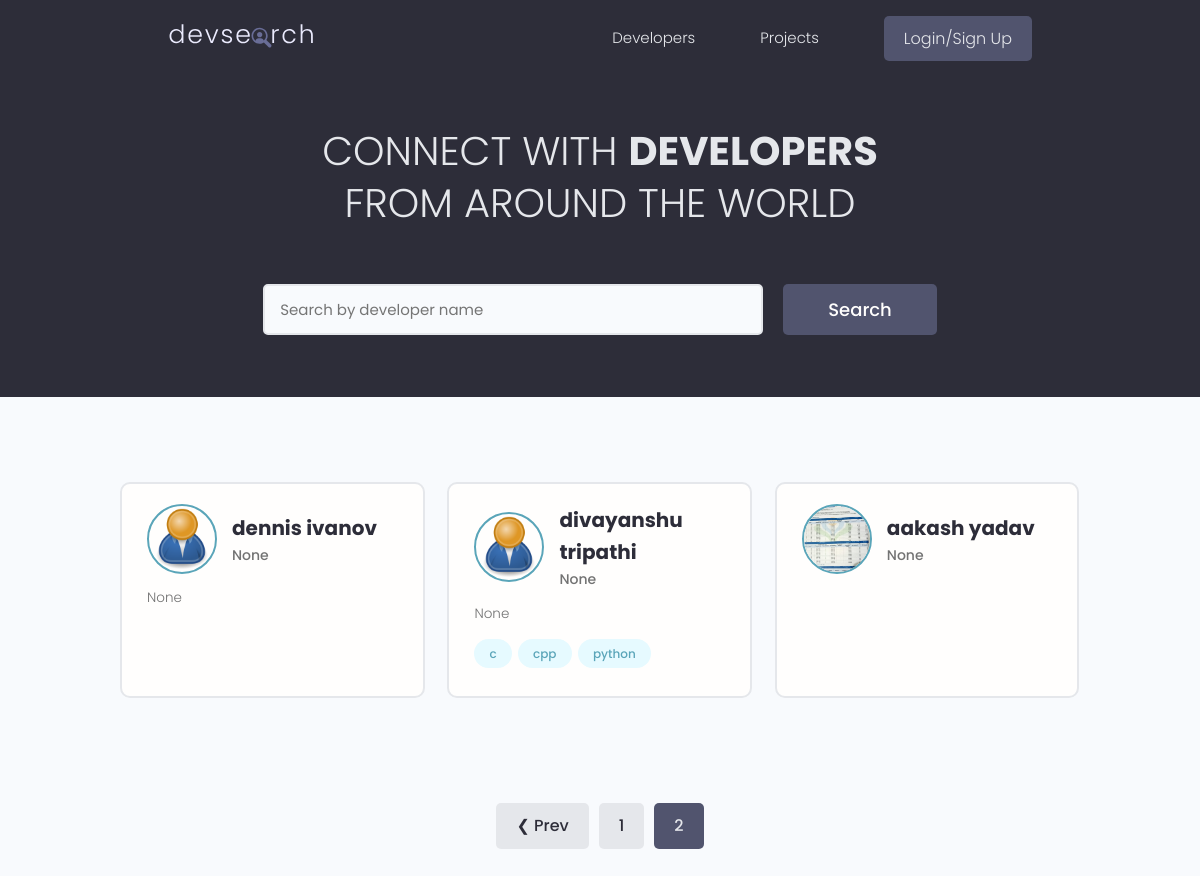
Screenshot of /?page=2 with the database file from the repository.
### users/models.py (models this page shows, shortened)
class Profile(models.Model):
    user = models.OneToOneField(User, on_delete=models.CASCADE,null=True, blank=True)
    name = models.CharField(max_length=200, blank=True, null=True)
    email = models.EmailField(max_length=500, blank=True, null=True)
    username = models.CharField(max_length=200, blank=True, null=True)
    location = models.CharField(max_length=200, blank=True, null=True)
    short_intro = models.CharField(max_length=200, blank=True, null=True)
    bio = models.TextField(blank=True, null=True)
    profile_image = models.ImageField(null=True, blank=True, upload_to='profiles/', default="profiles/user-default.png")
    social_github = models.CharField(max_length=200, blank=True, null=True)
    social_twitter = models.CharField(max_length=200, blank=True, null=True)
    social_linkedin = models.CharField(max_length=200, blank=True, null=True)
    social_youtube = models.CharField(max_length=200, blank=True, null=True)
    social_website = models.CharField(max_length=200, blank=True, null=True)
    created = models.DateTimeField(auto_now_add=True)
    id = models.UUIDField(default=uuid.uuid4, unique=True, primary_key=True, editable=False)

class Skill(models.Model):
    owner = models.ForeignKey(Profile, on_delete=models.CASCADE, null=True, blank=True)
    name = models.CharField(max_length=200, blank=True, null=True)
    description = models.TextField(null=True, blank=True)
    created = models.DateTimeField(auto_now_add=True)
    id = models.UUIDField(default=uuid.uuid4, unique=True, primary_key=True, editable=False)
    def __str__(self) -> str:
        return str(self.name)

### users/views.py (the view)
# urls.py: path('', views.profiles, name="profiles"),
def profiles(request):
    profiles, search_query = searchProfiles(request)
    custom_range, profiles = paginateProfiles(request, profiles, 4)
    context = {'profiles':profiles, 'search_query':search_query, 'custom_range':custom_range}
    return render(request, 'users/profiles.html', context)

### users/utils.py (called while the page is built)
def paginateProfiles(request, profiles, results):
    page = request.GET.get('page')
    results = results #results per page
    paginator = Paginator(profiles, results)
    try:
        profiles = paginator.page(page)
    except PageNotAnInteger:
        page = 1
        profiles = paginator.page(page)
    except EmptyPage:
        page = paginator.num_pages
        profiles = paginator.page(page)
    leftIndex = (int(page)-4)
    if leftIndex < 1: leftIndex=1
    rightIndex = (int(page)+5)
    if rightIndex>paginator.num_pages: rightIndex=paginator.num_pages+1
    custom_range = range(leftIndex, rightIndex)
    return custom_range, profiles

def searchProfiles(request):
    search_query = ''
    if request.GET.get('search_query'):
        search_query = request.GET.get('search_query')
    print('SEARCH:', search_query)
    skills = Skill.objects.filter(name__icontains=search_query)
    profiles = Profile.objects.distinct().filter(
        Q(name__icontains=search_query) | Q(short_intro__icontains=search_query) | Q(skill__in=skills))
    return profiles, search_query

### users/templates/users/profiles.html (shortened to what this page needs)
{% extends 'main.html' %}
{% block content %}
<main class="home">
    <section class="hero-section text-center">
        <div class="container container--narrow">
            <div class="hero-section__box">
                <h2>CONNECT WITH <span>DEVELOPERS</span></h2>
                <h2>FROM AROUND THE WORLD</h2>
            </div>
            <div class="hero-section__search">
                <form id="searchForm" class="form" action="{% url 'profiles' %}" method="get">
                    <div class="form__field">
                        <input class="input input--text" id="formInput#search" type="text" name="search_query" value="{{search_query}}" placeholder="Search by developer name" />
                    </div>
                    <input class="btn btn--sub btn--lg" type="submit" value="Search" />
                </form>
            </div>
        </div>
    </section>
    <section class="devlist">
        <div class="container">
            <div class="grid grid--three">
                {% for profile in profiles %}
                <div class="column card">
                    <div class="dev">
                        <a href="{% url 'user-profile' profile.id %}" class="card__body">
                            <div class="dev__profile">
                                <img class="avatar avatar--md" src="{{ profile.profile_image.url }}" alt="image" />
                                <div class="dev__meta">
                                    <h3>{{ profile.name }}</h3>
                                    <h5>{{ profile.short_intro|slice:"60" }}</h5>
                                </div>
                            </div>
                            <p class="dev__info">{{ profile.bio|slice:"150" }}</p>
                            <div class="dev__skills">
                                {% for skill in profile.skill_set.all|slice:"5" %}
                                <span class="tag tag--pill tag--main">
                                    <small>{{ skill }}</small>
                                </span>
                                {% endfor %}
                            </div>
                        </a>
                    </div>
                </div>
                {% endfor %}
            </div>
        </div>
    </section>
    {% include 'pagination.html' with queryset=profiles custom_range=custom_range %}
</main>
{% endblock content %}

### static/styles/app.css (style rules this page uses)
:root { --color-sub: #2d2d39; }
.btn--sub { background-color: var(--color-sub-light); }
.card { border: 2px solid var(--color-light); }
img { width: 100%; }
.hero-section { height: 40vh; display: flex; align-items: center; background-color: var(--color-sub); }
.hero-section__box { margin-bottom: 4rem; }
.hero-section__box > h2, .hero-section__box > h2 > span { font-size: 4rem; color: var(--color-light); line-height: 1.3; text-transform: uppercase; }
.hero-section__box > h2 { font-weight: 300; }
.hero-section__box > h2 > span { font-weight: 700; }
.hero-section__search > .form { display: flex; align-items: center; justify-content: center; gap: 2rem; }
.hero-section__search > .form input.input--text { width: 50rem; }
.devlist { margin-top: 8rem; }
.devlist .grid { align-items: stretch; }
.devlist .dev .dev__profile { display: flex; align-items: center; gap: 1.5rem; }
.devlist .dev .dev__meta h3 { color: var(--color-sub); font-size: 2rem; font-weight: 700; }
.devlist .dev .dev__meta h5 { color: var(--color-text); font-size: 1.4rem; font-weight: 500; }
.devlist .dev .dev__info { margin: 1.5rem 0; font-size: 1.35rem; line-height: 1.4; text-align: justify; }

### static/uikit/styles/modules/_variables.css (style rules this page uses)
:root { --color-main: #5aa5b9; --color-main-light: #e6faff; --color-sub: #3f4156; --color-sub-light: #51546e; --color-sub-lighter: #ededfd; --color-text: #737373; --color-gray: #8b8b8b; --color-light: #e5e7eb; --color-light-gray: #767676; --color-bg: #f8fafd; --color-white: #fffefd; --color-white-light: #f3f3f3; --color-success: #359e64; --color-success-bg: #def8e8; --color-error: #fc4b0b; --color-error-bg: #fff2ee; --font-base: 'Poppins', arial, helvetica, 'Segoe UI', roboto, ubuntu, sans-serif; --font-monospace: 'Fira Code', 'Courier New', courier, monospace; --font-regular: 300; --font-medium: 500; --font-bold: 700; --generic-shadow: 1px 1px 5px #00000010; --generic-transition: all 0.3s ease-in-out; }

### static/uikit/styles/modules/_base.css (style rules this page uses)
* { margin: 0; padding: 0; box-sizing: border-box; text-rendering: optimizeLegibility; color: inherit; font-size: inherit; }
html { font-size: 50%; }
@media only screen and (min-width: 480px) { html { font-size: 56.25%; } }
@media only screen and (min-width: 1200px) { html { font-size: 62.5%; } }
body { line-height: 1.6; font-weight: 400; font-size: 1.5rem; color: var(--color-text); background-color: var(--color-bg); min-height: 100vh; }

### static/uikit/styles/modules/_typography.css (style rules this page uses)
* { font-family: var(--font-base); }
h2 { font-size: 3.6rem; font-weight: var(--font-bold); }
h3 { font-size: 3.2rem; font-weight: var(--font-medium); }
h5 { font-size: 2.4rem; font-weight: var(--font-medium); }
h5, h6 { font-weight: var(--font-regular); }
p, span, strong { font-size: 1.6rem; color: var(--color-text); font-weight: var(--font-regular); }
a { padding-bottom: 2px; text-decoration: none; display: inline-block; color: var(--color-main); font-weight: var(--font-medium); }

### static/uikit/styles/modules/_utilities.css (style rules this page uses)
.container { width: 92%; max-width: 165rem; margin: 0 auto; box-sizing: border-box; }
.container--narrow { width: 92%; max-width: 120rem; }
@media screen and (min-width: 1000px) { .container { width: 90%; } }
@media screen and (min-width: 1000px) { .container--narrow { width: 85%; } }
@media screen and (min-width: 1200px) { .container { width: 80%; } }
@media screen and (min-width: 1200px) { .container--narrow { width: 72%; } }
.text-center { text-align: center; }

### static/uikit/styles/modules/_avatar.css (style rules this page uses)
.avatar { border-radius: 50%; border: 2px solid var(--color-main); object-fit: cover; }
.avatar--md { height: 7rem; width: 7rem; }

### static/uikit/styles/modules/_button.css (style rules this page uses)
.btn { display: inline-block; position: relative; cursor: pointer; background-color: var(--color-light); font-weight: var(--font-medium); color: var(--color-sub); text-decoration: none; padding: 1rem 2rem; border-radius: 0.5rem; border: none; width: -webkit-fit-content; width: -moz-fit-content; width: fit-content; height: -webkit-fit-content; height: -moz-fit-content; height: fit-content; font-size: 1.6rem; outline-width: 0; outline-color: transparent; -webkit-backface-visibility: hidden; backface-visibility: hidden; transition: all 0.3s ease-in-out; }
.btn--sub { background-color: var(--color-sub); color: var(--color-white); }
.btn--lg { font-size: 1.8rem; padding: 1.2rem 4.5rem; }

### static/uikit/styles/modules/_card.css (style rules this page uses)
.card { border-radius: 1rem; background-color: var(--color-white); border: 1.5px solid var(--color-light); width: auto; height: auto; margin-top: 0.5rem; margin-bottom: 0.5rem; overflow: hidden; }
.card__body, .card__header { padding: 2rem 2.5rem; }

### rows the page displays
Profile: profile_image (placeholder picture), name "dennis ivanov", short_intro "None", bio "None"
Profile: profile_image (placeholder picture), name "divayanshu tripathi", short_intro "None", bio "None"
Skill: name "c"
Skill: name "cpp"
Skill: name "python"
Profile: profile_image (picture), name "aakash yadav", short_intro "None"

### other values shown
{{ page }} "1"
{{ page }} "2"
